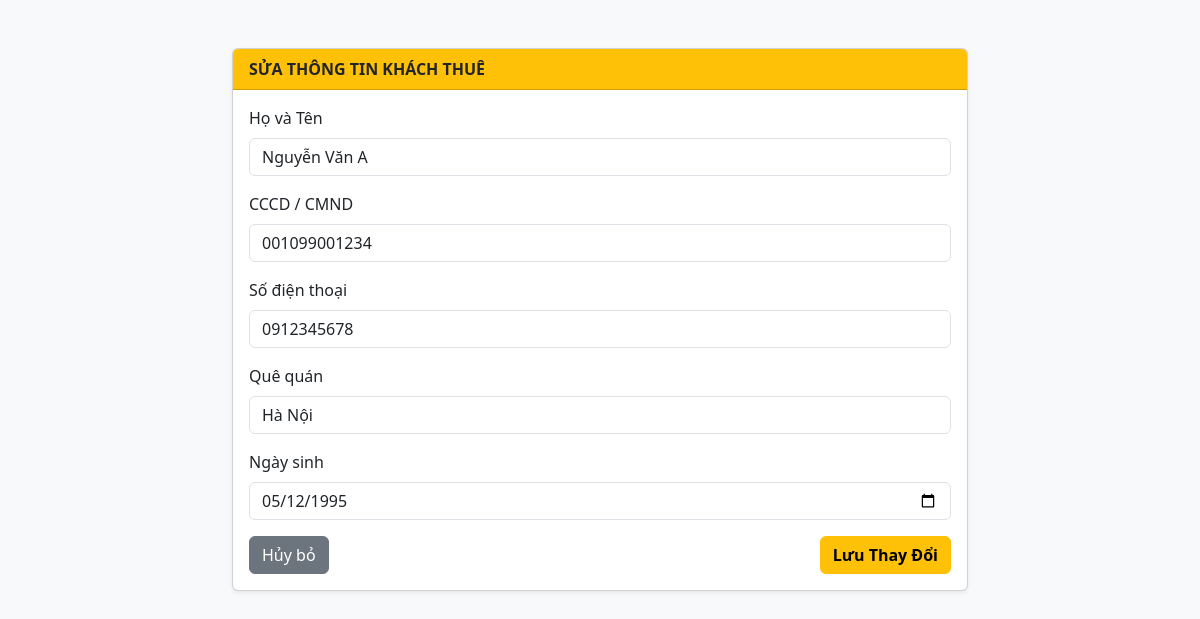
The page /index.php?controller=tenantManage&action=edit&id=1 (signed in) on the database its author committed.
### tables this page shows
CREATE TABLE `tenants` (
  `id` INT AUTO_INCREMENT PRIMARY KEY,
  `user_id` INT DEFAULT NULL,
  `fullname` VARCHAR(100) NOT NULL,
  `id_card` VARCHAR(20) NOT NULL UNIQUE,
  `phone` VARCHAR(15),
  `hometown` VARCHAR(100),
  `date_of_birth` DATE,
  FOREIGN KEY (`user_id`) REFERENCES `users`(`id`) ON DELETE SET NULL ON UPDATE CASCADE
);

### controllers/TenantManageController.php (called while the page is built, shortened)
<?php
require_once 'models/TenantModel.php';
class TenantManageController extends Controller {
    private $tenantModel;
    public function __construct() {
        $db = (new Database())->getConnection();
        $this->tenantModel = new TenantModel($db);
    }
    public function edit() {
        $id = $_GET['id'];
        $data = [
            'tenant' => $this->tenantModel->getTenantById($id),
            'error' => ''
        ];
        $this->view('tenants/edit', $data);
    }
}
?>

### models/TenantModel.php (called while the page is built, shortened)
<?php
class TenantModel {
    private $conn;
    public function __construct($db) {
        $this->conn = $db;
    }
    public function getTenantById($id) {
        $query = "SELECT * FROM tenants WHERE id = :id LIMIT 1";
        $stmt = $this->conn->prepare($query);
        $stmt->execute([':id' => $id]);
        return $stmt->fetch(PDO::FETCH_ASSOC);
    }
}
?>

### views/tenants/edit.php (the view, shortened to what this page needs)
<!DOCTYPE html>
<html lang="vi">
<head>
    <link href="https://cdn.jsdelivr.net/npm/bootstrap@5.3.2/dist/css/bootstrap.min.css" rel="stylesheet">
</head>
<body class="bg-light">
<div class="container mt-5 mb-5">
    <div class="row justify-content-center">
        <div class="col-md-8">
            <div class="card shadow-sm">
                <div class="card-header bg-warning text-dark fw-bold">SỬA THÔNG TIN KHÁCH THUÊ</div>
                <div class="card-body">
                    <form action="index.php?controller=tenantManage&action=edit&id=<?= $tenant['id'] ?>" method="POST">
                        <div class="mb-3">
                            <label class="form-label">Họ và Tên</label>
                            <input type="text" name="fullname" class="form-control" value="<?= htmlspecialchars($tenant['fullname']) ?>" required>
                        </div>
                        <div class="mb-3">
                            <label class="form-label">CCCD / CMND</label>
                            <input type="text" name="id_card" class="form-control" value="<?= htmlspecialchars($tenant['id_card']) ?>" required>
                        </div>
                        <div class="mb-3">
                            <label class="form-label">Số điện thoại</label>
                            <input type="text" name="phone" class="form-control" value="<?= htmlspecialchars($tenant['phone']) ?>">
                        </div>
                        <div class="mb-3">
                            <label class="form-label">Quê quán</label>
                            <input type="text" name="hometown" class="form-control" value="<?= htmlspecialchars($tenant['hometown']) ?>">
                        </div>
                        <div class="mb-3">
                            <label class="form-label">Ngày sinh</label>
                            <input type="date" name="date_of_birth" class="form-control" value="<?= $tenant['date_of_birth'] ?>">
                        </div>
                        <div class="d-flex justify-content-between">
                            <a href="index.php?controller=tenantManage&action=index" class="btn btn-secondary">Hủy bỏ</a>
                            <button type="submit" class="btn btn-warning fw-bold">Lưu Thay Đổi</button>
                        </div>
                    </form>
                </div>
            </div>
        </div>
    </div>
</div>
</body>
</html>

### rows shown on the page
tenants: fullname "Nguyễn Văn A", id_card "001099001234", phone "0912345678", hometown "Hà Nội", date_of_birth "05/12/1995"
